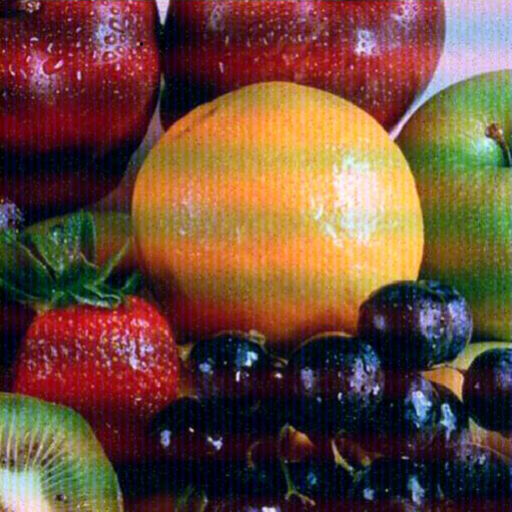
%> input picture A.bmp, 512 x 512 px
$ octave --eval "result = ques5(imread('A.bmp'));"   (GNU Octave 9; MATLAB toolbox functions it lacks are replaced by stand-ins)
%> lines starting %> are read from the running program, lines starting %| are printed output that depends on the picture; in (x1, y1, x2, y2) boxes, pixels count from 0 and x2, y2 are one past the last pixel; in counts of white or black regions, pixels touching at a corner belong together; the program's own positions count from 1
function [ numberOfsquares ] = ques5( Img )

GrayImg   = rgb2gray(Img);
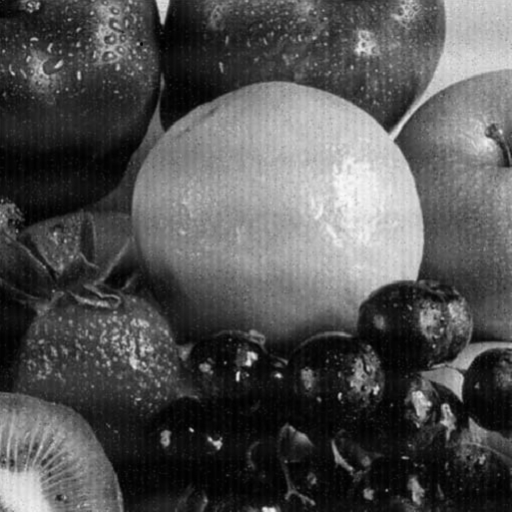
%> GrayImg: size 512x512 uint8; min 0, max 250, mean 82
binaryImg = imbinarize(GrayImg);
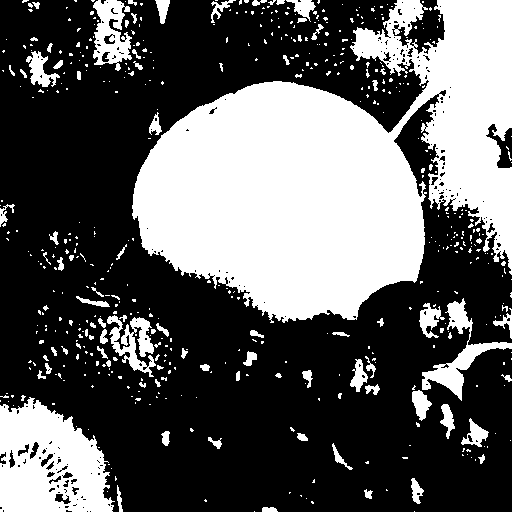
%> binaryImg: size 512x512 logical; 36.4% white; 534 white regions (448 under 20 px), largest, box (x1, y1, x2, y2) and area: (132, 0, 512, 323) 72005, (0, 397, 115, 512) 9290, (422, 298, 512, 401) 2024

[L ,num] = bwlabel(binaryImg);
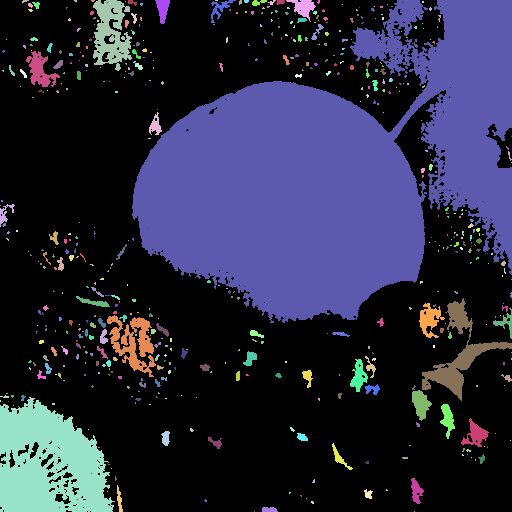
%> L: size 512x512 double; 535 distinct labels, from 0 to 534; one colour per label, 0 black
%> num = 534
stats = regionprops (L ,'ConvexArea', 'Perimeter' );
%> stats = 534 regions; first 5, ConvexArea and Perimeter: 1 0, 225 94.84, 20 18.24, 2 1.96, 10796 570.5

numberOfsquares=0;
for R=1:num
    circularity = (stats(R).Perimeter .^ 2) / (4 * pi * stats(R).ConvexArea);
    if (circularity >1) %Circles
            numberOfsquares = numberOfsquares + 1;
    end
end
%> this loop made 534 passes
%> circularity on passes 1 to 12: 0, 3.18, 1.32, 0.153, 2.4, 0.252, 0.462, 0.254, 0.61, 0, 0.538, 0.153
%> after the loop, numberOfsquares = 71
end

$ run again, on BS2.png
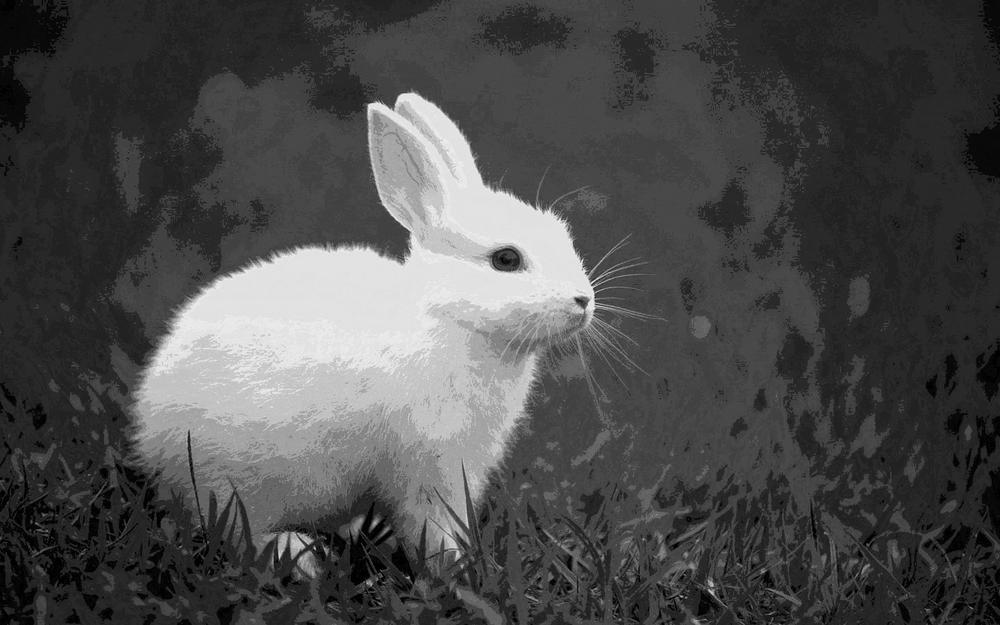
%> input picture BS2.png, 1000 x 625 px, shrunk from 1440 x 900 before the run
%> in ques5, `binaryImg = imbinarize(GrayImg);`:
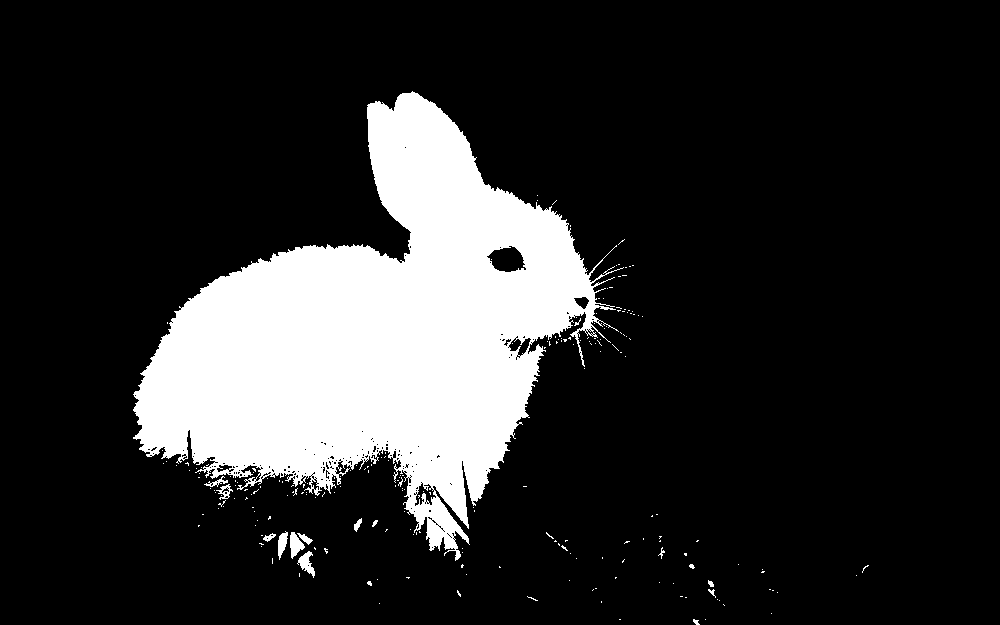
%> binaryImg: size 625x1000 logical; 17% white; 223 white regions (208 under 20 px), largest, box (x1, y1, x2, y2) and area: (133, 91, 624, 561) 104399, (290, 532, 305, 559) 228, (297, 551, 315, 578) 219
%> in ques5, `[L ,num] = bwlabel(binaryImg);`:
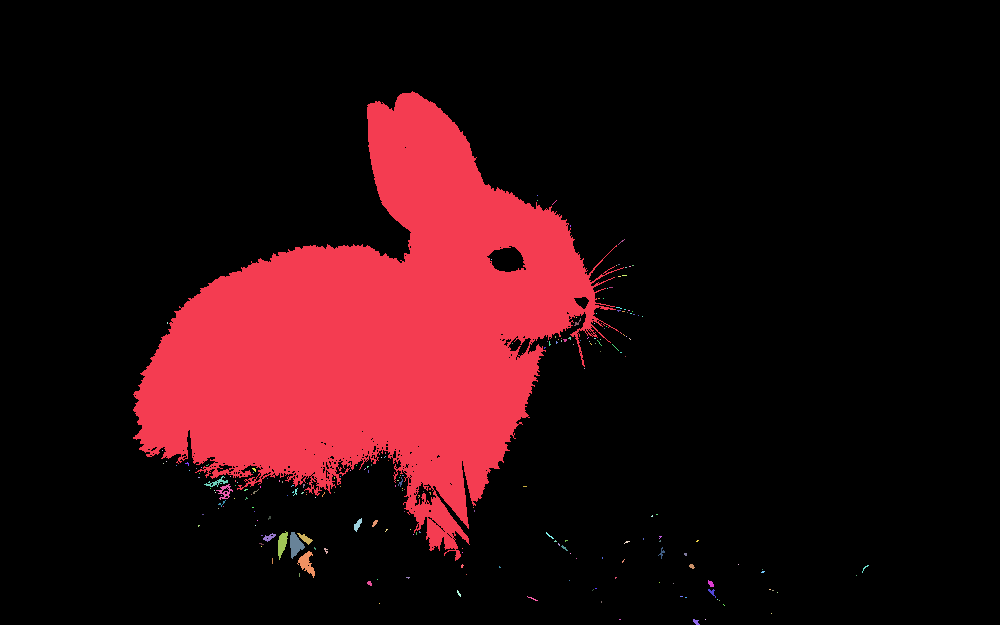
%> L: size 625x1000 double; 224 distinct labels, from 0 to 223; one colour per label, 0 black
%> num = 223
%> stats = 223 regions; first 5, ConvexArea and Perimeter: 143788 4041.7, 1 0, 1 0, 1 0, 2 1.96
%> the loop in ques5, `for R=1:num` made 223 passes
%> circularity on passes 1 to 8: 9.04, 0, 0, 0, 0.153, 0, 0.754, 0
%> after the loop in ques5, `for R=1:num`: numberOfsquares = 26
